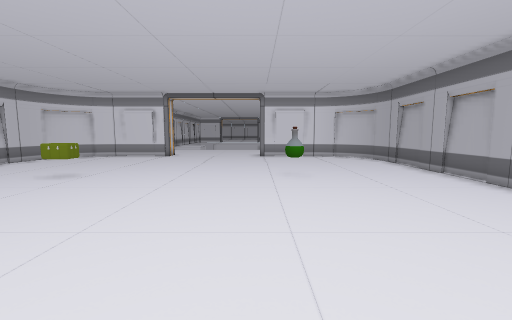
View 1 (above)

12 first-person views from a walk through a Unity game level. The camera is 1.4 m above the floor, tilts 6° down and sees 90° across. Doors are open. The floor is counted in squares, 1 m on a side. Each view is taken from the middle of a square. On the plan, view 1 faces up. The plan holds only what a view shows up to about 13 squares ahead; the rest is blank. The place goes on beyond the plan. The player is left out.

View 2
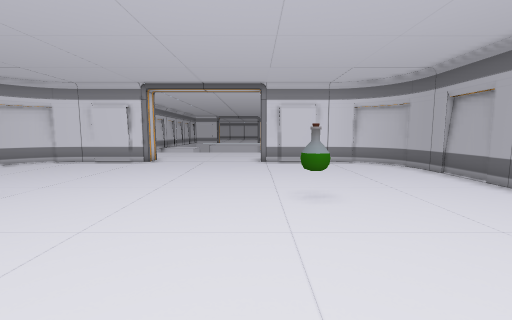

View 3
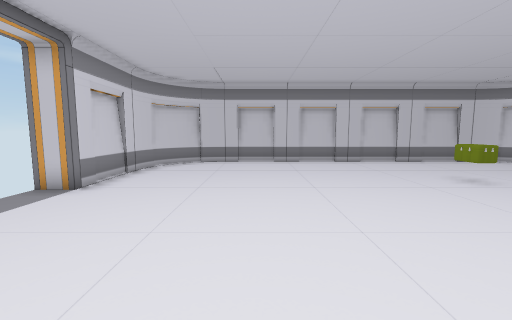

View 4
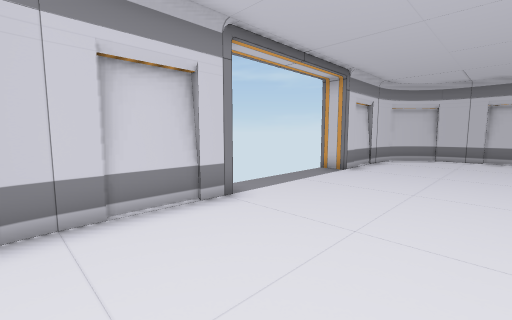

View 5
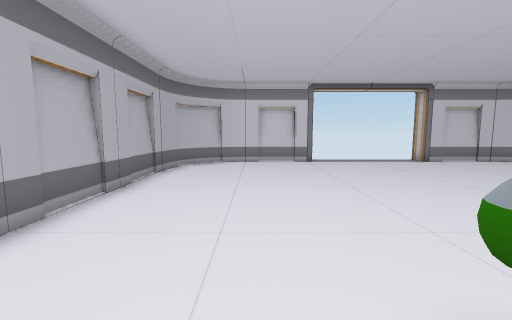

View 6
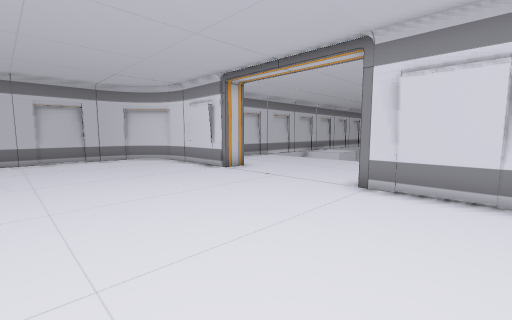

View 7
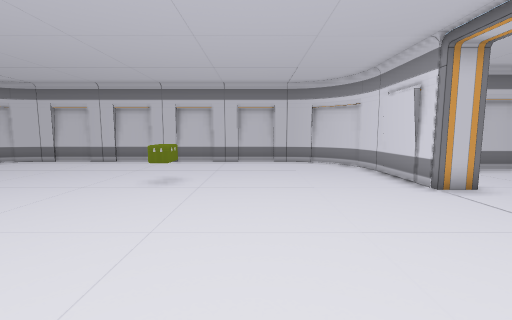

View 8
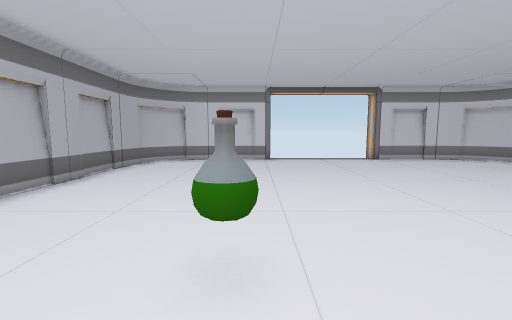

View 9
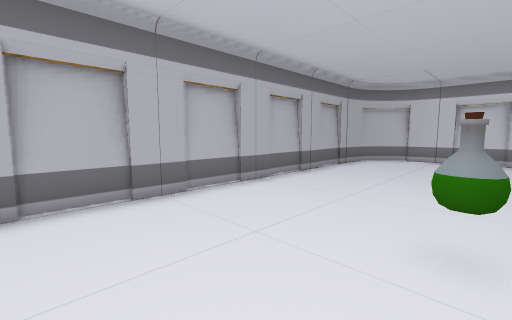

View 10
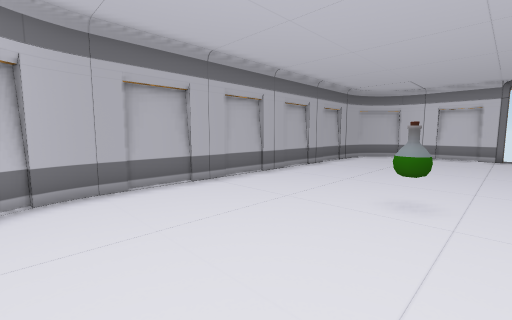

View 11
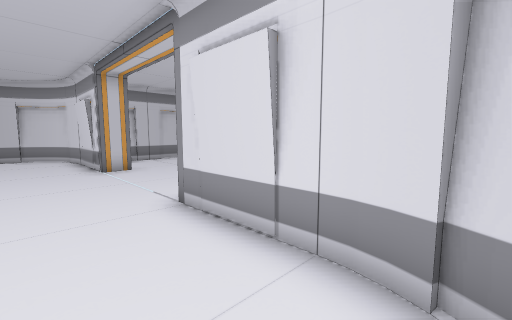

View 12
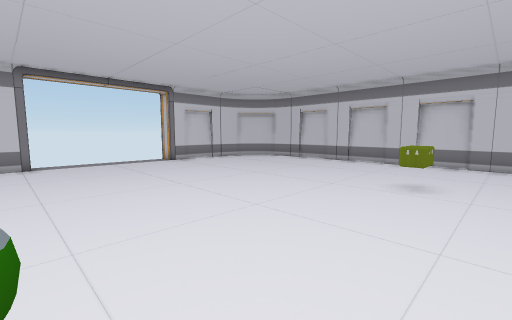

### Floor plan
Points are (right, up) in squares from view 1. A wall is a line through its corners. A room is listed if a view was taken in it or the views show most of it. See-through windows are left out.
Room 1 (views 1, 2, 3, 4, 5, 6, 7, 8, 9, 10, 11, 12)
walls: (-5.2, 15.5) (-9, 15.5) (-9.7, 15.3); (0.1, -2.5) (4, -2.5); (-8.8, 15.5) (-9.3, 15.4); (-11.6, 13) (-11.6, 0); (1, -2.7) (2.9, -2.7); (-11.4, 13.3) (-11.5, 12.8); (-11.2, 13.7) (-11.4, 13.2); (-9.6, 15.4) (-10.3, 15) (-11, 14.3) (-11.4, 13.6); (-10.1, 15.2) (-10.7, 14.7) (-11.1, 14.1); (-7.9, -2.7) (-6.3, -2.7); (-11.5, 0.2) (-11.4, -0.3); (-11.4, -0.1) (-11.2, -0.7); (4.3, 15.4) (3.8, 15.5); (6.5, 12.8) (6.4, 13.3); (4.7, 15.2) (4.1, 15.5) (0.2, 15.5); (6.4, 13.2) (6.3, 13.6); (-11.4, -0.6) (-11, -1.3) (-10.3, -2); (-9.4, -2.4) (-8.9, -2.5); (-9.8, -2.2) (-9, -2.5) (-5.2, -2.5); (5.1, 15.1) (4.6, 15.4); (-11.2, -1.1) (-10.6, -1.9) (-9.7, -2.4); (6.4, 13.7) (6.1, 14.3) (5.5, 14.9); (6.2, 14) (5.8, 14.5); (-10.7, -1.7) (-10.1, -2.2); (5.6, 14.9) (5.1, 15.2); (3.8, -2.5) (4.3, -2.4); (4.2, -2.4) (4.7, -2.2); (6.6, 0) (6.6, 13); (6.4, -0.3) (6.5, 0.2); (6.3, -0.7) (6.4, -0.2); (4.6, -2.4) (5.3, -2) (6, -1.3) (6.4, -0.7); (5, -2.2) (5.5, -1.8); (5.8, -1.6) (6.2, -1.1)
ways out: open door at (-2.5, -3); open door at (-2.5, 16)
objects: other object (-6, 8); other object (1, 9)

Positions as (right, up) in squares from view 1, and headings:
1: (0, 0), facing up
2: (0, 3), facing up
3: (1, 2), facing left
4: (4, 2), facing down-left
5: (3, 10), facing down
6: (3, 9), facing up-left
7: (1, 11), facing left
8: (1, 11), facing down
9: (1, 12), facing down-right
10: (0, 14), facing down-right
11: (5, 13), facing up-left
12: (1, 10), facing down-left
